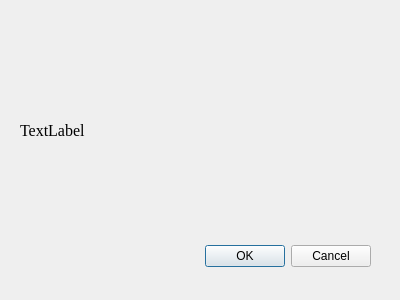
<?xml version="1.0" encoding="UTF-8"?>
<ui version="4.0">
 <class>DialogError</class>
 <widget class="QDialog" name="DialogError">
  <property name="geometry">
   <rect>
    <x>0</x>
    <y>0</y>
    <width>400</width>
    <height>300</height>
   </rect>
  </property>
  <property name="windowTitle">
   <string>Dialog</string>
  </property>
  <widget class="QDialogButtonBox" name="buttonBox">
   <property name="geometry">
    <rect>
     <x>30</x>
     <y>240</y>
     <width>341</width>
     <height>32</height>
    </rect>
   </property>
   <property name="orientation">
    <enum>Qt::Horizontal</enum>
   </property>
   <property name="standardButtons">
    <set>QDialogButtonBox::Cancel|QDialogButtonBox::Ok</set>
   </property>
  </widget>
  <widget class="QLabel" name="label">
   <property name="geometry">
    <rect>
     <x>20</x>
     <y>30</y>
     <width>351</width>
     <height>201</height>
    </rect>
   </property>
   <property name="font">
    <font>
     <family>Times New Roman</family>
     <pointsize>12</pointsize>
    </font>
   </property>
   <property name="text">
    <string>TextLabel</string>
   </property>
  </widget>
 </widget>
 <resources/>
 <connections>
  <connection>
   <sender>buttonBox</sender>
   <signal>accepted()</signal>
   <receiver>DialogError</receiver>
   <slot>accept()</slot>
   <hints>
    <hint type="sourcelabel">
     <x>248</x>
     <y>254</y>
    </hint>
    <hint type="destinationlabel">
     <x>157</x>
     <y>274</y>
    </hint>
   </hints>
  </connection>
  <connection>
   <sender>buttonBox</sender>
   <signal>rejected()</signal>
   <receiver>DialogError</receiver>
   <slot>reject()</slot>
   <hints>
    <hint type="sourcelabel">
     <x>316</x>
     <y>260</y>
    </hint>
    <hint type="destinationlabel">
     <x>286</x>
     <y>274</y>
    </hint>
   </hints>
  </connection>
 </connections>
</ui>
